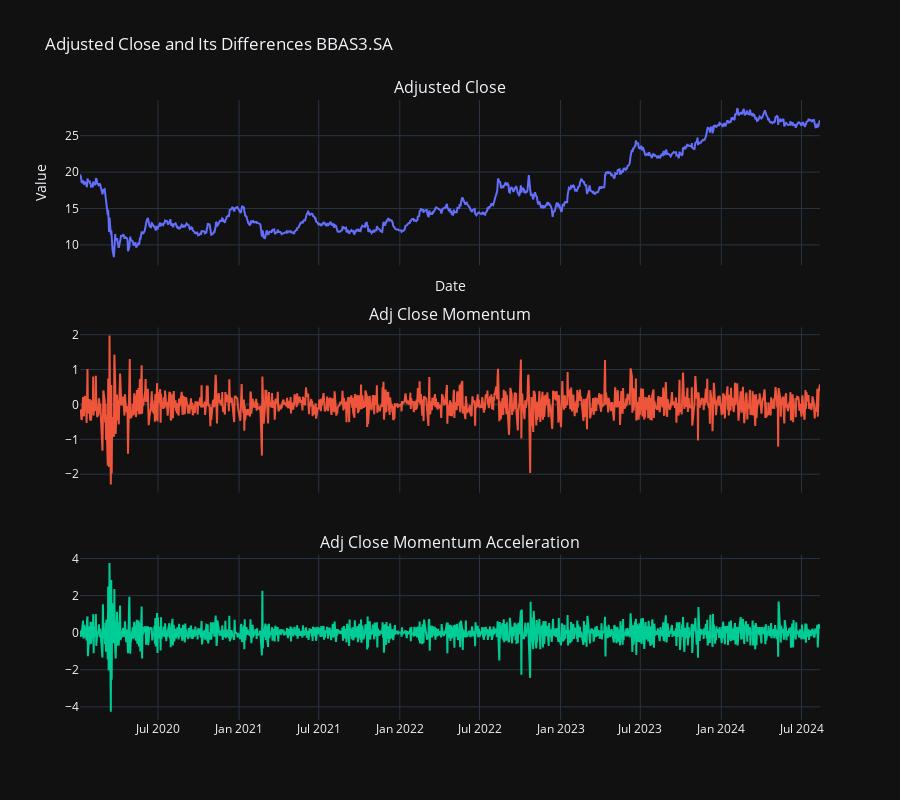

The cell this chart's notebook holds for it:
### Code cell
tickers = ["BBAS3.SA"]
start_date = "2020-01-01"
end_date = datetime.today().strftime('%Y-%m-%d')

data = get_data(tickers[0], start_date=start_date, end_date=end_date, plot_data_price=False, plot_data_price_and_momento=True, plot_autocorrelations=True)

### Figure 1 — Plotly figure (JSON) as saved in the notebook; plotly's stock layout.template omitted (floating-point values rounded to 4 significant figures; data arrays with more than 128 entries replaced by an {"elided": "..."} marker saying what was removed)
{"data": [{"mode": "lines", "name": "Adjusted Close", "type": "scatter", "x": {"elided": "1146 str values"}, "xaxis": "x", "y": {"elided": "1146 float values"}, "yaxis": "y"}, {"mode": "lines", "name": "Adjusted Close Momentum", "type": "scatter", "x": {"elided": "1146 str values"}, "xaxis": "x2", "y": {"elided": "1146 float values"}, "yaxis": "y2"}, {"mode": "lines", "name": "Adjusted Close Momentum Acceleration", "type": "scatter", "x": {"elided": "1146 str values"}, "xaxis": "x3", "y": {"elided": "1146 float values"}, "yaxis": "y3"}], "layout": {"annotations": [{"font": {"size": 16}, "showarrow": false, "text": "Adjusted Close", "x": 0.5, "xanchor": "center", "xref": "paper", "y": 1, "yanchor": "bottom", "yref": "paper"}, {"font": {"size": 16}, "showarrow": false, "text": "Adj Close Momentum", "x": 0.5, "xanchor": "center", "xref": "paper", "y": 0.6333, "yanchor": "bottom", "yref": "paper"}, {"font": {"size": 16}, "showarrow": false, "text": "Adj Close Momentum Acceleration", "x": 0.5, "xanchor": "center", "xref": "paper", "y": 0.2667, "yanchor": "bottom", "yref": "paper"}], "height": 800, "showlegend": false, "title": {"text": "Adjusted Close and Its Differences BBAS3.SA"}, "xaxis": {"anchor": "y", "domain": [0, 1], "matches": "x3", "showticklabels": false, "title": {"text": "Date"}}, "xaxis2": {"anchor": "y2", "domain": [0, 1], "matches": "x3", "showticklabels": false}, "xaxis3": {"anchor": "y3", "domain": [0, 1]}, "yaxis": {"anchor": "x", "domain": [0.7333, 1], "title": {"text": "Value"}}, "yaxis2": {"anchor": "x2", "domain": [0.3667, 0.6333]}, "yaxis3": {"anchor": "x3", "domain": [0, 0.2667]}}}
